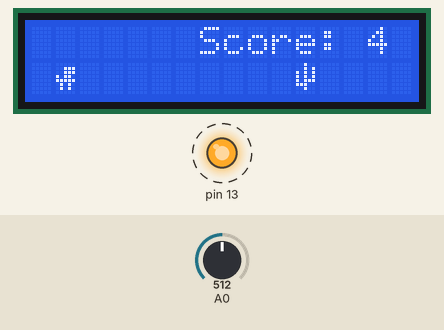
This sketch was run on a simulated Arduino Uno, built with avr-gcc and run on an emulated ATmega328P. Shown: 16×2 character LCD, output pins drawn as LEDs (lit = HIGH). Dashed ring = blinking. Inputs (shaded band) come from the test bench; at power-on: A0 = 512. Random numbers use the default seed unless the sketch sets one; EEPROM starts erased.

Above: at 2.2 s.
2.3 s: A0 set to 120
At 3.34 s:
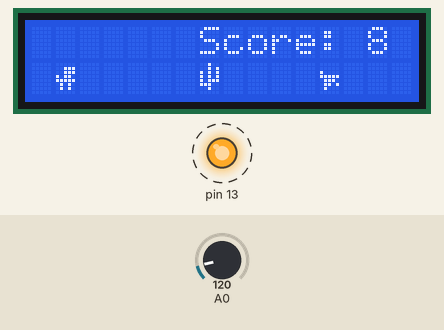
4.6 s: A0 set to 101
At 6.38 s:
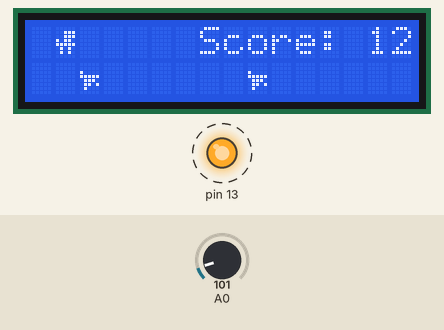
6.8 s: A0 set to 122
At 9.0 s:
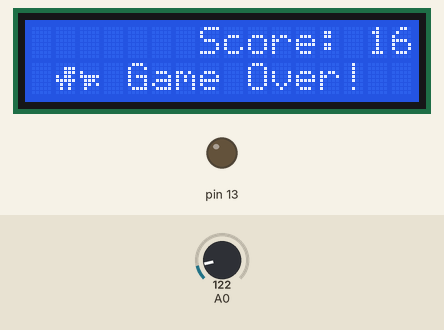
Timing chart, 0 to 17.8 s (numbered marks = the images above; inputs shaded):
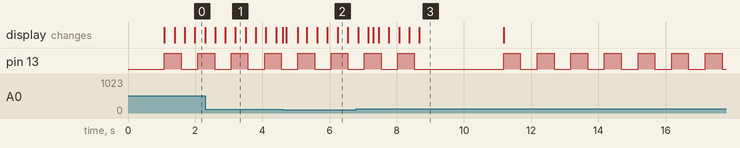

The sketch:

DinoGameOnShield.ino
```cpp
// (licence header left out)
// DinoGameOnShield.ino

#include <LiquidCrystal.h>
#include <EEPROM.h>
#include "bitmaps.h"

LiquidCrystal  lcd(8, 9, 4, 5, 6, 7);

int adc_key_in  = 0;

#define btnRIGHT  0
#define  btnUP     1
#define btnDOWN   2
#define btnLEFT   3
#define btnSELECT 4
#define  btnNONE   5

byte runnerArea[16] {32, 32, 32, 32, 32, 32, 32, 32, 32, 32,  32, 32, 32, 32, 32, 32};
byte jump = 32;

int score = 0;
bool freeze_score  = 0;
int obstacleSpacing = 0; // spacing counter

unsigned long previousMillis = 0;
unsigned  long previousMillisLED = 0;
unsigned long jumpTime = 0;
const int jumpLength  = 500;

#define checkSafe runnerArea[1] == 32 || runnerArea[1] == 0

const  byte chance_of_ob = 12; // lower # more obstacles
int speedOfScroller = 300;

void setup() {
  lcd.begin(16, 2);
  Serial.begin(9600);

  lcd.createChar(0, dino);
  lcd.createChar(1, cacti);
  lcd.createChar(2, bird);
  pinMode(A0, INPUT);
  pinMode(A1, INPUT);
  pinMode(13, OUTPUT);
  randomSeed(A1);
  lcd.clear();
  showSplashScreen(1000, true);
}

void  loop() {
  unsigned long currentMillis = millis();
  unsigned long currentMillisOb  = millis();
  if (currentMillisOb - previousMillis >= speedOfScroller) {
    previousMillis = currentMillisOb;

    if (obstacleSpacing > 0) {
      obstacleSpacing--; // count down spacing
      runnerArea[15] = 32; // no obstacle during spacing
    } else {
      // generate obstacle when spacing allows
      if (random(chance_of_ob) == 0) {
        runnerArea[15] = 1;
        obstacleSpacing = 2 + random(3); // 2-4 spaces after obstacle
      } else if (random(chance_of_ob) == 1) {
        runnerArea[15] = 2;
        obstacleSpacing = 2 + random(3); // 2-4 spaces after obstacle
      } else {
        runnerArea[15] = 32;
      }
    }

    for (int i =  0; i <= 15; i++) {
      runnerArea[i] = runnerArea[i + 1];
    }
    if  (freeze_score == 0) {
      score++;
    }
  }
  drawBarrier();

  if (read_LCD_buttons() == btnUP) {
    // runnerArea[1] = 32;
    if  (runnerArea[1] != 32 && (runnerArea[1] != 1 || runnerArea[1] != 2)) {
      runnerArea[1]  = 32;
    }
    jump = 0;
    freeze_score = 1;
    jumpTime = millis();
  }
  if (millis() - jumpTime >= jumpLength) {
    if (checkSafe) {
      runnerArea[1]  = 0;
      jump = 32;
      freeze_score = 0;
    } else {
      showCrashScreen();
    }
  }
  updateLcd();
  printScore();

  if (millis() - previousMillisLED  >= 500) {
    previousMillisLED = currentMillis;
    digitalWrite(13, !digitalRead(13));
  }
}
```

Functions.ino
```cpp
// (licence header left out)
//Functions.ino


int read_LCD_buttons() {
  adc_key_in  = analogRead(0);

  if (adc_key_in > 1000) return btnNONE;

  if (adc_key_in  < 10)  return btnRIGHT;
  if (adc_key_in < 110)  return btnUP;
  if (adc_key_in  < 300)  return btnDOWN;
  if (adc_key_in < 450)  return btnLEFT;
  if (adc_key_in  < 700)  return btnSELECT;

  return btnNONE;
}

void updateLcd()  {
  for (int i = 0; i <= 15; i++) {
    lcd.setCursor(i, 1);
    lcd.write(runnerArea[i]);
  }
  lcd.setCursor(1, 0);
  lcd.write(jump);
}

void drawBarrier()  {
  runnerArea[0] = 32;
  runnerArea[15] = 32;
}

void printScore()  {
  lcd.setCursor(7, 0);
  lcd.print("Score: ");
  lcd.setCursor(14,  0);
  lcd.print(score);
}

void showSplashScreen(int delayTime, boolean  wait_for_start) {
  lcd.home();
  lcd.setCursor(3,0);
  lcd.print("Dino Game!");
  lcd.setCursor(0, 1);
  lcd.print("UP to Jump!     ");
  drawSplashGraphics();
  delay(delayTime);
  if (wait_for_start) {
    while (read_LCD_buttons()  != btnSELECT) {
      delay(50);
    }
  }
  lcd.clear();
}

void  drawRandChar() {
  lcd.setCursor(random(3, 15), 1);
  lcd.write(byte(random(1,  3)));
}

void drawSplashGraphics() {
  lcd.setCursor(1, 1);
  lcd.write(byte(0));
  drawRandChar();
  drawRandChar();
  drawRandChar();
}

void showCrashScreen()  {
  lcd.setCursor(4, 1);
  lcd.print("Game Over!");
  delay(2500);
  lcd.setCursor(4, 1);
  lcd.print("Best: ");
  lcd.setCursor(10, 1);
  lcd.print("      ");
  lcd.setCursor(10, 1);
  if (EEPROMReadInt(0) <=  score) {
    EEPROMWriteInt(0, score);
  }
  lcd.print(EEPROMReadInt(0));
  while (true) {
    digitalWrite(13, !digitalRead(13));
    delay(500);
  }
}

void EEPROMWriteInt(int address, int value)
{
  byte two =  (value & 0xFF);
  byte one = ((value >> 8) & 0xFF);

  EEPROM.update(address,  two);
  EEPROM.update(address + 1, one);
}

int EEPROMReadInt(int address)
{
  long two = EEPROM.read(address);
  long one = EEPROM.read(address + 1);

  return ((two << 0) & 0xFFFFFF) + ((one << 8) & 0xFFFFFFFF);
}
```

bitmaps.h
```cpp
// (licence header left out)
// bitmaps.h
byte dino[8] = {
  0b00000,
  0b00111,
  0b00111,
  0b10110,
  0b11111,
  0b01010,
  0b01010,
  0b00000
};

byte cacti[8] = {
  0b00100,
  0b00101,
  0b10101,
  0b10101,
  0b10111,
  0b11100,
  0b00100,
  0b00000
};

byte bird[8] = {
  0b00000,
  0b00000,
  0b10000,
  0b11111,
  0b01110,
  0b01101,
  0b01000,
  0b00000
};
```

Measured:
- the behaviour switches between 110 and 109 on A0 (found by bisection; images 1 and 2)
- after the input at 4.6 s, pin 13: alternates HIGH for 0.49 s and LOW for 0.49 s, starting after 0.46 s
- by itself, pin 13: alternates HIGH for 0.50 s and LOW for 0.50 s
